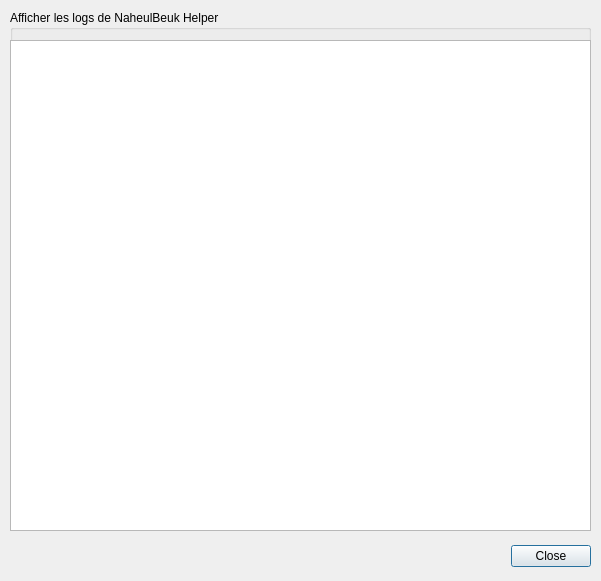
<?xml version="1.0" encoding="UTF-8"?>
<ui version="4.0">
 <class>AfficherLogs</class>
 <widget class="QDialog" name="AfficherLogs">
  <property name="geometry">
   <rect>
    <x>0</x>
    <y>0</y>
    <width>601</width>
    <height>581</height>
   </rect>
  </property>
  <property name="minimumSize">
   <size>
    <width>601</width>
    <height>581</height>
   </size>
  </property>
  <property name="maximumSize">
   <size>
    <width>601</width>
    <height>581</height>
   </size>
  </property>
  <property name="windowTitle">
   <string>Afficher les logs</string>
  </property>
  <widget class="QDialogButtonBox" name="buttonBox">
   <property name="geometry">
    <rect>
     <x>10</x>
     <y>540</y>
     <width>581</width>
     <height>32</height>
    </rect>
   </property>
   <property name="orientation">
    <enum>Qt::Horizontal</enum>
   </property>
   <property name="standardButtons">
    <set>QDialogButtonBox::Close</set>
   </property>
  </widget>
  <widget class="QGroupBox" name="group">
   <property name="geometry">
    <rect>
     <x>10</x>
     <y>10</y>
     <width>581</width>
     <height>521</height>
    </rect>
   </property>
   <property name="title">
    <string>Afficher les logs de NaheulBeuk Helper</string>
   </property>
   <widget class="QTextEdit" name="logs">
    <property name="geometry">
     <rect>
      <x>0</x>
      <y>30</y>
      <width>581</width>
      <height>491</height>
     </rect>
    </property>
    <property name="textInteractionFlags">
     <set>Qt::TextSelectableByKeyboard|Qt::TextSelectableByMouse</set>
    </property>
   </widget>
  </widget>
 </widget>
 <resources/>
 <connections>
  <connection>
   <sender>buttonBox</sender>
   <signal>accepted()</signal>
   <receiver>AfficherLogs</receiver>
   <slot>accept()</slot>
   <hints>
    <hint type="sourcelabel">
     <x>248</x>
     <y>254</y>
    </hint>
    <hint type="destinationlabel">
     <x>157</x>
     <y>274</y>
    </hint>
   </hints>
  </connection>
  <connection>
   <sender>buttonBox</sender>
   <signal>rejected()</signal>
   <receiver>AfficherLogs</receiver>
   <slot>reject()</slot>
   <hints>
    <hint type="sourcelabel">
     <x>316</x>
     <y>260</y>
    </hint>
    <hint type="destinationlabel">
     <x>286</x>
     <y>274</y>
    </hint>
   </hints>
  </connection>
 </connections>
</ui>
